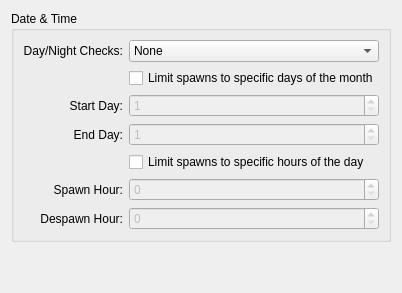
        <widget class="QWidget" name="tabDateTime">
         <attribute name="title">
          <string>Date &amp;&amp; Time</string>
         </attribute>
         <layout class="QVBoxLayout" name="verticalLayout_3">
          <item>
           <widget class="QGroupBox" name="gbDateTime">
            <property name="title">
             <string>Date &amp;&amp; Time</string>
            </property>
            <layout class="QFormLayout" name="formLayout_3">
             <item row="0" column="0">
              <widget class="QLabel" name="DayNightCheck_l">
               <property name="minimumSize">
                <size>
                 <width>100</width>
                 <height>0</height>
                </size>
               </property>
               <property name="text">
                <string>Day/Night Checks:</string>
               </property>
               <property name="alignment">
                <set>Qt::AlignRight|Qt::AlignTrailing|Qt::AlignVCenter</set>
               </property>
              </widget>
             </item>
             <item row="0" column="1">
              <widget class="QComboBox" name="DayNightCheck_v">
               <property name="statusTip">
                <string>Allow spawns only at day or night.</string>
               </property>
               <item>
                <property name="text">
                 <string>None</string>
                </property>
               </item>
               <item>
                <property name="text">
                 <string>Day only</string>
                </property>
               </item>
               <item>
                <property name="text">
                 <string>Day only, despawn at dusk</string>
                </property>
               </item>
               <item>
                <property name="text">
                 <string>Night only</string>
                </property>
               </item>
               <item>
                <property name="text">
                 <string>Night only, despawn at dawn</string>
                </property>
               </item>
              </widget>
             </item>
             <item row="1" column="0">
              <widget class="QWidget" name="gbDateTimePad1" native="true">
               <property name="minimumSize">
                <size>
                 <width>100</width>
                 <height>0</height>
                </size>
               </property>
              </widget>
             </item>
             <item row="1" column="1">
              <widget class="QCheckBox" name="CheckDayEnable_v">
               <property name="statusTip">
                <string>Enable specific day checks.</string>
               </property>
               <property name="text">
                <string>Limit spawns to specific days of the month</string>
               </property>
              </widget>
             </item>
             <item row="2" column="0">
              <widget class="QLabel" name="CheckDayStart_l">
               <property name="minimumSize">
                <size>
                 <width>100</width>
                 <height>0</height>
                </size>
               </property>
               <property name="text">
                <string>Start Day:</string>
               </property>
               <property name="alignment">
                <set>Qt::AlignRight|Qt::AlignTrailing|Qt::AlignVCenter</set>
               </property>
              </widget>
             </item>
             <item row="2" column="1">
              <widget class="QSpinBox" name="CheckDayStart_v">
               <property name="enabled">
                <bool>false</bool>
               </property>
               <property name="statusTip">
                <string>The first day of the month the spawn will be active.</string>
               </property>
               <property name="readOnly">
                <bool>false</bool>
               </property>
               <property name="suffix">
                <string/>
               </property>
               <property name="prefix">
                <string/>
               </property>
               <property name="minimum">
                <number>1</number>
               </property>
               <property name="maximum">
                <number>28</number>
               </property>
              </widget>
             </item>
             <item row="3" column="0">
              <widget class="QLabel" name="CheckDayEnd_l">
               <property name="minimumSize">
                <size>
                 <width>100</width>
                 <height>0</height>
                </size>
               </property>
               <property name="text">
                <string>End Day:</string>
               </property>
               <property name="alignment">
                <set>Qt::AlignRight|Qt::AlignTrailing|Qt::AlignVCenter</set>
               </property>
              </widget>
             </item>
             <item row="3" column="1">
              <widget class="QSpinBox" name="CheckDayEnd_v">
               <property name="enabled">
                <bool>false</bool>
               </property>
               <property name="statusTip">
                <string>The last day of the month the spawn will be active.</string>
               </property>
               <property name="suffix">
                <string/>
               </property>
               <property name="prefix">
                <string/>
               </property>
               <property name="minimum">
                <number>1</number>
               </property>
               <property name="maximum">
                <number>28</number>
               </property>
               <property name="value">
                <number>1</number>
               </property>
              </widget>
             </item>
             <item row="4" column="0">
              <widget class="QWidget" name="gbDateTimePad2" native="true">
               <property name="minimumSize">
                <size>
                 <width>100</width>
                 <height>0</height>
                </size>
               </property>
              </widget>
             </item>
             <item row="4" column="1">
              <widget class="QCheckBox" name="CheckHourEnable_v">
               <property name="statusTip">
                <string>Enable specific hour checks.</string>
               </property>
               <property name="text">
                <string>Limit spawns to specific hours of the day</string>
               </property>
              </widget>
             </item>
             <item row="5" column="0">
              <widget class="QLabel" name="CheckHourStart_l">
               <property name="minimumSize">
                <size>
                 <width>100</width>
                 <height>0</height>
                </size>
               </property>
               <property name="text">
                <string>Spawn Hour:</string>
               </property>
               <property name="alignment">
                <set>Qt::AlignRight|Qt::AlignTrailing|Qt::AlignVCenter</set>
               </property>
              </widget>
             </item>
             <item row="5" column="1">
              <widget class="QSpinBox" name="CheckHourStart_v">
               <property name="enabled">
                <bool>false</bool>
               </property>
               <property name="statusTip">
                <string>Earliest hour the spawn will be active.</string>
               </property>
               <property name="maximum">
                <number>24</number>
               </property>
              </widget>
             </item>
             <item row="6" column="0">
              <widget class="QLabel" name="CheckHourEnd_l">
               <property name="minimumSize">
                <size>
                 <width>100</width>
                 <height>0</height>
                </size>
               </property>
               <property name="text">
                <string>Despawn Hour:</string>
               </property>
               <property name="alignment">
                <set>Qt::AlignRight|Qt::AlignTrailing|Qt::AlignVCenter</set>
               </property>
              </widget>
             </item>
             <item row="6" column="1">
              <widget class="QSpinBox" name="CheckHourEnd_v">
               <property name="enabled">
                <bool>false</bool>
               </property>
               <property name="statusTip">
                <string>Last hour the spawn will be active.</string>
               </property>
               <property name="maximum">
                <number>24</number>
               </property>
              </widget>
             </item>
            </layout>
           </widget>
          </item>
          <item>
           <spacer name="vSpaceDateTime">
            <property name="orientation">
             <enum>Qt::Vertical</enum>
            </property>
            <property name="sizeHint" stdset="0">
             <size>
              <width>20</width>
              <height>40</height>
             </size>
            </property>
           </spacer>
          </item>
         </layout>
        </widget>
